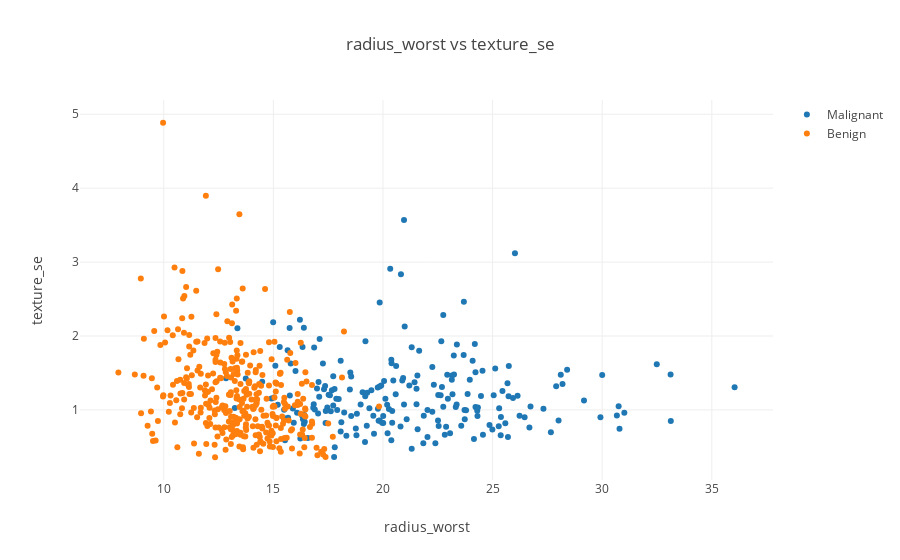

Notebook code cell kept with this figure:
### Markdown cell above
## Plotting negatively correlated attributes

### Code cell
plot_corr('radius_worst', 'texture_se')

### Figure 1 — Plotly figure (JSON) as saved in the notebook; plotly's stock layout.template omitted (floating-point values rounded to 4 significant figures; data arrays with more than 128 entries replaced by an {"elided": "..."} marker saying what was removed)
{"data": [{"mode": "markers", "name": "Malignant", "type": "scatter", "uid": "56ec65e8-8ebb-11e9-b65d-1062e5f011e3", "x": {"elided": "212 float values"}, "y": {"elided": "212 float values"}}, {"mode": "markers", "name": "Benign", "type": "scatter", "uid": "56ec65e9-8ebb-11e9-89af-1062e5f011e3", "x": {"elided": "357 float values"}, "y": {"elided": "357 float values"}}], "layout": {"title": "radius_worst vs texture_se", "xaxis": {"title": "radius_worst"}, "yaxis": {"title": "texture_se"}}}
